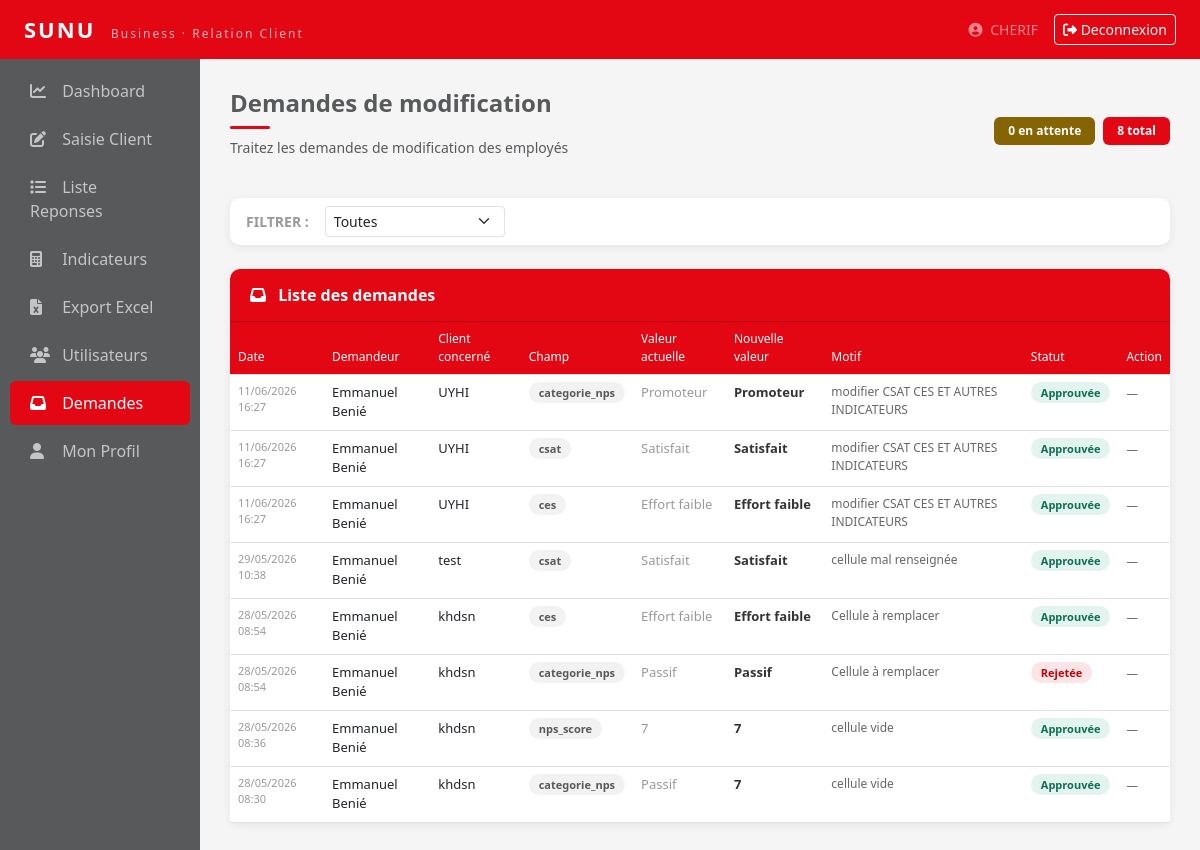
Page /demandes/ (signed in) on the earlier database version.
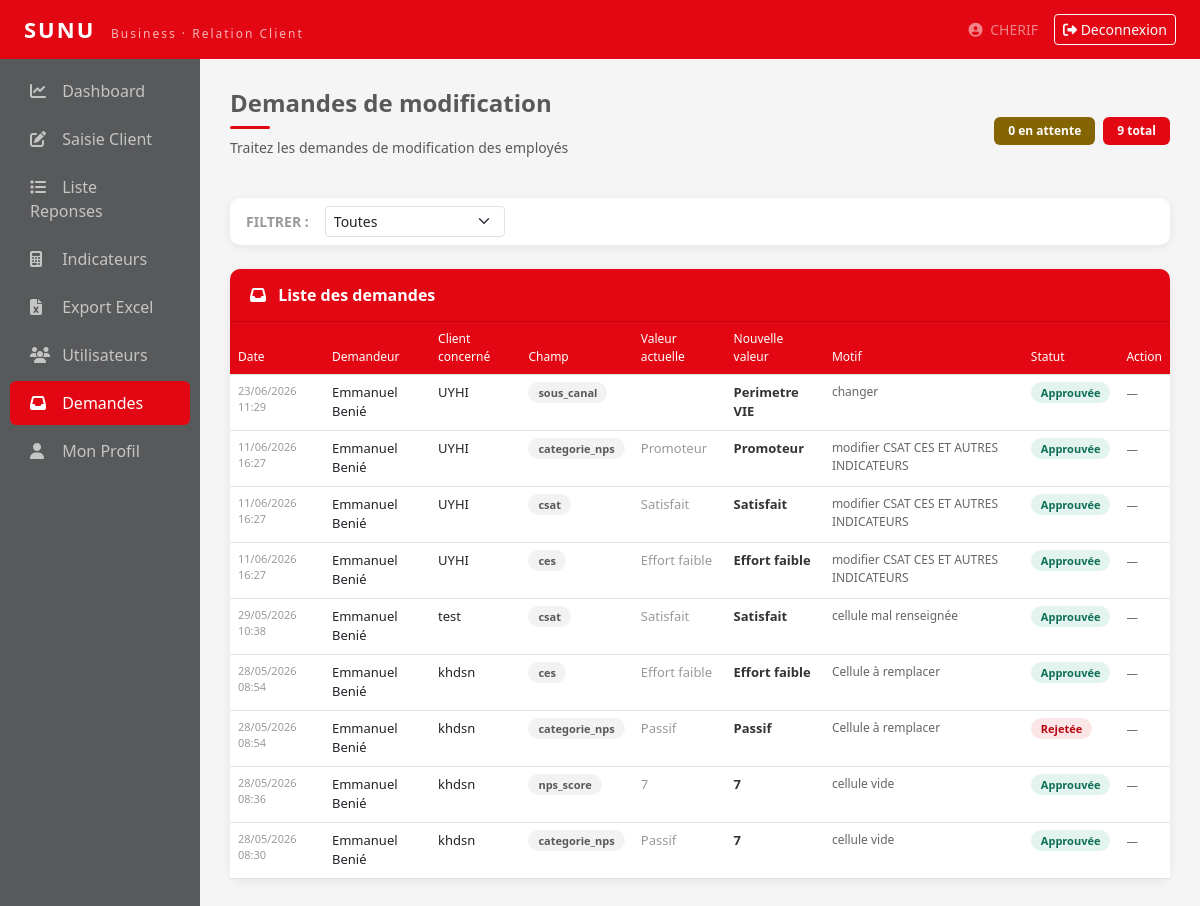
Same page on the later database version.
### relation_client/models.py (models this page shows, shortened)
class DemandeModification(models.Model):
    STATUT_CHOICES = [
        ('En attente', 'En attente'),
        ('Approuvee', 'Approuvee'),
        ('Rejetee', 'Rejetee'),
    ]
    saisie        = models.ForeignKey(ReponseClient, on_delete=models.CASCADE)
    demandeur     = models.ForeignKey(User, on_delete=models.CASCADE)
    champ         = models.CharField(max_length=50)
    nouvelle_valeur = models.TextField()
    motif         = models.TextField()
    statut        = models.CharField(max_length=20, choices=STATUT_CHOICES, default='En attente')
    date_demande  = models.DateTimeField(auto_now_add=True)
    class Meta:
        ordering = ['-date_demande']
        verbose_name = 'Demande de modification'

class ReponseClient(models.Model):
    CANAL_CHOICES = [('Call Center VIE','Call Center VIE'),('Call Center IARD','Call Center IARD'),('Espace Conseil VIE','Espace Conseil VIE')]
    CSAT_CHOICES = [('Satisfait','Satisfait'),('Insatisfait','Insatisfait')]
    CES_CHOICES = [('Effort faible','Effort faible'),('Effort modere','Effort modere'),('Effort eleve','Effort eleve')]
    STATUT_CHOICES = [('Joint','Joint'),('Injoignable','Injoignable'),('Pas de reponse','Pas de reponse')]
    NPS_CHOICES = [('Promoteur','Promoteur'),('Passif','Passif'),('Detracteur','Detracteur')]
    date_enregistrement = models.DateField()
    cc = models.ForeignKey(User, on_delete=models.CASCADE)
    nom_prenoms = models.CharField(max_length=100)
    contact = models.CharField(max_length=20)
    numero_police = models.CharField(max_length=50, blank=True, null=True)
    objet_visite = models.CharField(max_length=200, blank=True, null=True)
    canal = models.CharField(max_length=30, choices=CANAL_CHOICES)
    sous_canal = models.CharField(max_length=50, blank=True, null=True)
    date_appel = models.DateField()
    statut_appel = models.CharField(max_length=20, choices=STATUT_CHOICES)
    nps_score = models.IntegerField(blank=True, null=True)
    categorie_nps = models.CharField(max_length=20, choices=NPS_CHOICES, blank=True)
    csat = models.CharField(max_length=20, choices=CSAT_CHOICES, blank=True)
    ces = models.CharField(max_length=20, choices=CES_CHOICES, blank=True)
    motif_insatisfaction = models.TextField(blank=True, null=True)
    observations = models.TextField(blank=True, null=True)
    date_saisie = models.DateTimeField(auto_now_add=True)
    class Meta:
        verbose_name = 'Reponse Client'
        ordering = ['-date_appel']

### relation_client/views.py (the view, shortened to what this page needs)
# urls.py: path('demandes/', views.demandes_admin, name='demandes_admin'),
@staff_member_required(login_url='login')
def demandes_admin(request):
    statut_filtre = request.GET.get('statut', '')
    demandes = DemandeModification.objects.all().order_by('-date_demande')
    if statut_filtre:
        demandes = demandes.filter(statut=statut_filtre)
    demandes_attente = DemandeModification.objects.filter(statut='En attente').count()
    return render(request, 'relation_client/demandes_admin.html', {
        'demandes': demandes,
        'demandes_attente': demandes_attente,
        'statut_filtre': statut_filtre,
    })

### relation_client/templates/relation_client/demandes_admin.html (shortened to what the changed rows need)
{% extends 'relation_client/base.html' %}
{% block content %}
<div class="d-flex justify-content-between align-items-center mb-4">
    <div class="d-flex gap-2">
        <span class="badge" style="background:#856404;font-size:12px;padding:8px 14px">
            {{ demandes_attente }} en attente
        </span>
        <span class="badge" style="background:#E30613;font-size:12px;padding:8px 14px">
            {{ demandes.count }} total
        </span>
    </div>
</div>
<div class="card">
    <div class="card-body p-0">
        <table class="table table-hover mb-0" style="font-size:13px">
            <thead>
                <tr>
                    <th>Date</th>
                    <th>Demandeur</th>
                    <th>Client concerné</th>
                    <th>Champ</th>
                    <th>Valeur actuelle</th>
                    <th>Nouvelle valeur</th>
                    <th>Motif</th>
                    <th>Statut</th>
                    <th>Action</th>
                </tr>
            </thead>
            <tbody>
                {% for d in demandes %}
                <tr>
                    <td style="color:#999;font-size:11px">
                        {{ d.date_demande|date:"d/m/Y H:i" }}
                    </td>
                    <td>
                        <div style="font-weight:500">
                            {{ d.demandeur.get_full_name|default:d.demandeur.username }}
                        </div>
                    </td>
                    <td>{{ d.saisie.nom_prenoms }}</td>
                    <td>
                        <span style="background:rgba(88,89,91,0.08);color:#58595B;padding:3px 10px;border-radius:20px;font-size:11px;font-weight:600">
                            {{ d.champ }}
                        </span>
                    </td>
                    <td style="color:#999">
                        {% if d.champ == 'nom_prenoms' %}{{ d.saisie.nom_prenoms }}
                        {% elif d.champ == 'contact' %}{{ d.saisie.contact }}
                        {% elif d.champ == 'canal' %}{{ d.saisie.canal }}
                        {% elif d.champ == 'statut_appel' %}{{ d.saisie.statut_appel }}
                        {% elif d.champ == 'nps_score' %}{{ d.saisie.nps_score }}
                        {% elif d.champ == 'categorie_nps' %}{{ d.saisie.categorie_nps }}
                        {% elif d.champ == 'csat' %}{{ d.saisie.csat }}
                        {% elif d.champ == 'ces' %}{{ d.saisie.ces }}
                        {% elif d.champ == 'observations' %}{{ d.saisie.observations }}
                        {% endif %}
                    </td>
                    <td style="font-weight:600;color:#333">{{ d.nouvelle_valeur }}</td>
                    <td style="color:#666;font-size:12px">{{ d.motif }}</td>
                    <td>
                        {% if d.statut == 'En attente' %}
                            <span style="background:rgba(255,193,7,0.15);color:#856404;padding:3px 10px;border-radius:20px;font-size:11px;font-weight:600">
                                En attente
                            </span>
                        {% elif d.statut == 'Approuvee' %}
                            <span style="background:rgba(29,158,117,0.12);color:#0F6E56;padding:3px 10px;border-radius:20px;font-size:11px;font-weight:600">
                                Approuvée
                            </span>
                        {% else %}
                            <span style="background:rgba(227,6,19,0.10);color:#B8050F;padding:3px 10px;border-radius:20px;font-size:11px;font-weight:600">
                                Rejetée
                            </span>
                        {% endif %}
                    </td>
                    <td>
                        {% if d.statut == 'En attente' %}
                        <form method="post" class="d-flex gap-1">
                            {% csrf_token %}
                            <input type="hidden" name="demande_id" value="{{ d.id }}"/>
                            <button name="action" value="approuver"
                                    class="btn btn-sm btn-outline-success"
                                    style="font-size:11px">
                                <i class="fas fa-check"></i> Approuver
                            </button>
                            <button name="action" value="rejeter"
                                    class="btn btn-sm btn-outline-danger"
                                    style="font-size:11px">
                                <i class="fas fa-times"></i> Rejeter
                            </button>
                        </form>
                        {% else %}
                            <span class="text-muted small">—</span>
                        {% endif %}
                    </td>
                </tr>
                {% endfor %}
            </tbody>
        </table>
    </div>
</div>
{% endblock %}

Differences in the rows shown:
added DemandeModification: date_demande "23/06/2026 11:29", demandeur.get_full_name "Emmanuel Benié", saisie.nom_prenoms "UYHI", champ "sous_canal", nouvelle_valeur "Perimetre VIE", motif "changer", statut "Approuvée"
Other differences:
{{ demandes.count }}: "8" → "9"
